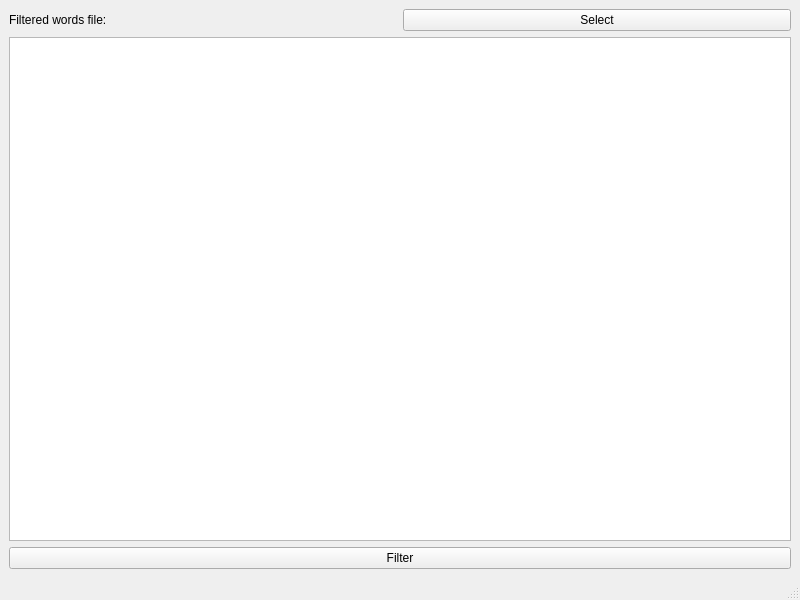
<?xml version="1.0" encoding="UTF-8"?>
<ui version="4.0">
 <class>Wordfilter</class>
 <widget class="QMainWindow" name="Wordfilter">
  <property name="geometry">
   <rect>
    <x>0</x>
    <y>0</y>
    <width>800</width>
    <height>600</height>
   </rect>
  </property>
  <property name="windowTitle">
   <string>Wordfilter</string>
  </property>
  <widget class="QWidget" name="centralwidget">
   <layout class="QVBoxLayout" name="verticalLayout_2">
    <item>
     <layout class="QHBoxLayout" name="horizontalLayout">
      <item>
       <widget class="QLabel" name="label">
        <property name="text">
         <string>Filtered words file:</string>
        </property>
       </widget>
      </item>
      <item>
       <widget class="QPushButton" name="b_select">
        <property name="text">
         <string>Select</string>
        </property>
       </widget>
      </item>
     </layout>
    </item>
    <item>
     <layout class="QVBoxLayout" name="verticalLayout">
      <item>
       <widget class="QTextEdit" name="e_text"/>
      </item>
      <item>
       <widget class="QPushButton" name="b_filter">
        <property name="text">
         <string>Filter</string>
        </property>
       </widget>
      </item>
     </layout>
    </item>
   </layout>
  </widget>
  <widget class="QMenuBar" name="menubar">
   <property name="geometry">
    <rect>
     <x>0</x>
     <y>0</y>
     <width>800</width>
     <height>25</height>
    </rect>
   </property>
  </widget>
  <widget class="QStatusBar" name="statusbar"/>
 </widget>
 <resources/>
 <connections/>
</ui>
